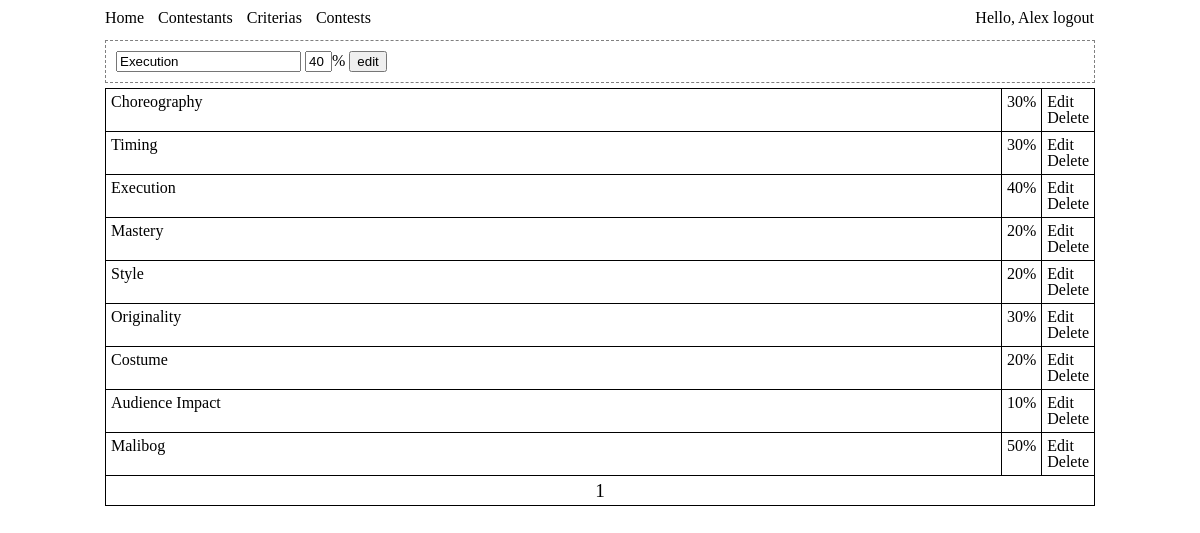
Page /manager/criteria.php?do=edit&id=5 (signed in) on the committed database.
### tables this page shows
CREATE TABLE IF NOT EXISTS `criterias` (
  `id` int(100) NOT NULL AUTO_INCREMENT,
  `name` varchar(100) NOT NULL,
  `percentage` int(100) NOT NULL,
  PRIMARY KEY (`id`)
);

### manager/criteria_.php (called while the page is built, shortened)
<?php
$id_value = '';
$name_value = 'Criteria Name';
$num_value = '';
$do_value = 'add';
$input_class = 'blur_input';
$pagi = new Page(null,'criterias',5);
if(isset($_POST['do']) || isset($_GET['do'])){
	if(get('do') == 'edit'){
		$s = $db->select('criterias',"where id='".get('id')."'");
		$s = $db->result_array(null,$s);
		$id_value = $s[0]['id'];
		$name_value = $s[0]['name'];
		$num_value = $s[0]['percentage'];
		$do_value = 'edit';
		$input_class = 'focus_input';
	}
}
$criteria = new form('criteria','post');
$form['start'] = $criteria->start();
$form['percent'] = $criteria->cid(null,'short')->text('percent',post('percent',$num_value));
$form['name'] = $criteria->cid(null,"$input_class")->text('name', post('name',$name_value));
$form['id'] = $criteria->hidden('id', post('blah',$id_value));
$form['go'] = $criteria->submit('do',post('blah',$do_value));
$form['stop'] = $criteria->stop();
?>

### crowd/mysql.php (called while the page is built, shortened)
<?php
class MySQL {
private $conn;
public $resource;
function __construct($database,$pass='',$user='root',$server='localhost'){
	$this->conn = @mysql_connect($server,$user,$pass)or die('No Database Connection');
	return @mysql_select_db($database,$this->conn)or die('No Database');
}
function query($string){
	$this->resource = mysql_query($string,$this->conn);
	return $this->resource;
}
function select($table, $condition=null, $columns='*'){
	$query = "SELECT {$columns} FROM {$table} {$condition}";
	return $this->query($query);
}
function result_array($ident = null, $resource = null){
	$record = 0;
	$records = array();
	$r = empty($resource) ? $this->resource : $resource;
	while($result = @mysql_fetch_assoc($r)){
		empty($ident) ? $records[$record++] = $result : $records[$result[$ident]] = $result;
	}
	return $records;
}
}
?>

### manager/header.php (called while the page is built, shortened)
<?php
include '../crowd/mysql.php';
include '../crowd/form.php';
include '../crowd/page.php';
$db = new mysql('scoring_db','')or die();
$form = array();
?>

### manager/criteria.php (the view, shortened to what this page needs)
<?php
include 'header.php';
include 'criteria_.php';
?>
<!DOCTYPE html PUBLIC "-//W3C//DTD HTML 3.2//EN">
<html>
  <head>
  </head>
  <body>
  <div id='wrap'>
  <div id='menu'><?php include 'includes/menu.php'; ?></div>
	<div id='form'>
<?php
echo <<<FORM
$form[start]
$form[id]
$form[name]
$form[percent]%
$form[go]
$form[stop]
FORM;
?>
	</div>
	<div id='list'>
	<table>
	<tbody>
<?php
	while($i = mysql_fetch_assoc($pagi->get['resource'])){
echo <<<FORM
<tr>
<td class='spread'>$i[name] </td>
<td>$i[percentage]%</td>
<td><a href='?do=edit&id=$i[id]'>Edit</a> <a href='?do=delete&id=$i[id]'>Delete</a></td>
</tr>
FORM;
	}
?>
<?php
	echo "<tfoot><td colspan='3'>". $pagi->prev_btn() ."". $pagi->curr_btn() ."". $pagi->next_btn() ."</td></tfoot>";
?>
	</tbody>
	</table>
	</div>
	</div>
  </body>
</html>

### crowd/form.php (shortened to what this page needs)
<?php
class Form {
public $attrib = array();
public $classid;
function __construct($name, $method="get", $action=null, $enctype="application/x-www-form-urlencoded"){
	$this->attrib['start'] = "<form name='{$name}' method='{$method}' action='{$action}' enctype='{$enctype}' ";
}
function cid($id = null, $class = null){
	if(!empty($class)){
		$this->classid .= "class='{$class}'";
	}
	return $this;
}
function start(){
	$this->attrib['start'] .= "{$this->classid}>\r\n";
	$this->classid = null;
	return $this->attrib['start'];
}
function stop(){
	return "</form>\r\n";
}
function text($name,$value=null){
	$this->attrib['input'][$name]['name'] = $name;
	$this->attrib['input'][$name]['value'] = $value;
	$this->attrib['input'][$name]['attrib'] = "<input type='text' name='{$name}' value='{$value}' {$this->classid}/>";
	$this->classid = null;
	return $this->attrib['input'][$name]['attrib'];
}
function hidden($name,$value=null){
	$this->attrib['input'][$name]['name'] = $name;
	$this->attrib['input'][$name]['value'] = $value;
	$this->attrib['input'][$name]['attrib'] = "<input type='hidden' name='{$name}' value='{$value}' {$this->classid}/>\r\n";
	$this->classid = null;
	return $this->attrib['input'][$name]['attrib'];
}
function submit($name,$value='submit'){
	$this->attrib['input'][$name]['name'] = $name;
	$this->attrib['input'][$name]['value'] = $value;
	$this->attrib['input'][$name]['attrib'] = "<input type='submit' name='{$name}' value='{$value}' {$this->classid}/>\r\n";
	$this->classid = null;
	return $this->attrib['input'][$name]['attrib'];
}
}
function get($name, $value=null){
	if(isset($_GET[$name])){
		return $_GET[$name];
	}
	return $value;
}
function post($name, $value=null){
	return $value;
}
?>

### manager/assets/global.css (style rules this page uses)
#wrap { width: 990px; margin: auto; }
.short { width: 27px; }
.focus_input { color: black; font-style: normal; }
#menu { margin-top: 10px; }
table { margin: 5px 0px; }
table td { padding: 5px; border: solid 1px black; }
table tfoot { text-align: center; font-size: 1.2em; }
#form { padding: 10px; margin: 5px 0px; border: dashed 1px gray; }
a { color: inherit; text-decoration: none; }
.spread { width: 100%; }

### rows in the picture
criterias: name "Execution", percent "40", percentage "40"
criterias: name "Choreography", percentage "30"
criterias: name "Timing", percentage "30"
criterias: name "Mastery", percentage "20"
criterias: name "Style", percentage "20"
criterias: name "Originality", percentage "30"
criterias: name "Costume", percentage "20"
criterias: name "Audience Impact", percentage "10"
criterias: name "Malibog", percentage "50"

### other values in the picture
$_SESSION['user'] "Alex"
$this->get['curr']+1 "1"
